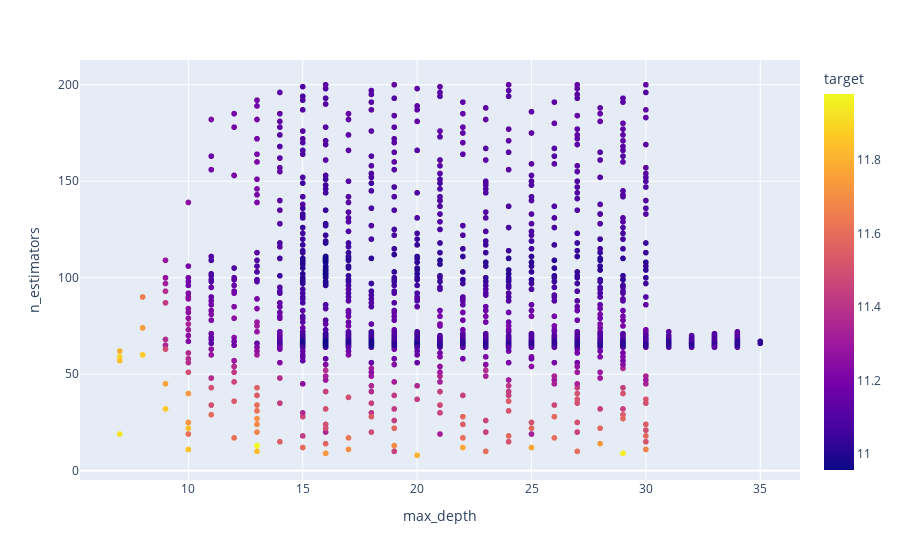

Here is the notebook cell this chart was saved with:
### Code cell
px.scatter(df2, x="max_depth", y="n_estimators", color="target")

### Figure 1 — Plotly figure (JSON) as saved in the notebook; plotly's stock layout.template omitted (floating-point values rounded to 4 significant figures; data arrays with more than 128 entries replaced by an {"elided": "..."} marker saying what was removed)
{"data": [{"hovertemplate": "max_depth=%{x}<br>n_estimators=%{y}<br>target=%{marker.color}<extra></extra>", "legendgroup": "", "marker": {"color": {"elided": "1498 float values"}, "coloraxis": "coloraxis", "symbol": "circle"}, "mode": "markers", "name": "", "showlegend": false, "type": "scattergl", "x": {"elided": "1498 int values"}, "xaxis": "x", "y": {"elided": "1498 int values"}, "yaxis": "y"}], "layout": {"coloraxis": {"colorbar": {"title": {"text": "target"}}, "colorscale": [[0, "#0d0887"], [0.1111, "#46039f"], [0.2222, "#7201a8"], [0.3333, "#9c179e"], [0.4444, "#bd3786"], [0.5556, "#d8576b"], [0.6667, "#ed7953"], [0.7778, "#fb9f3a"], [0.8889, "#fdca26"], [1, "#f0f921"]]}, "legend": {"tracegroupgap": 0}, "margin": {"t": 60}, "xaxis": {"anchor": "y", "domain": [0, 1], "title": {"text": "max_depth"}}, "yaxis": {"anchor": "x", "domain": [0, 1], "title": {"text": "n_estimators"}}}}
